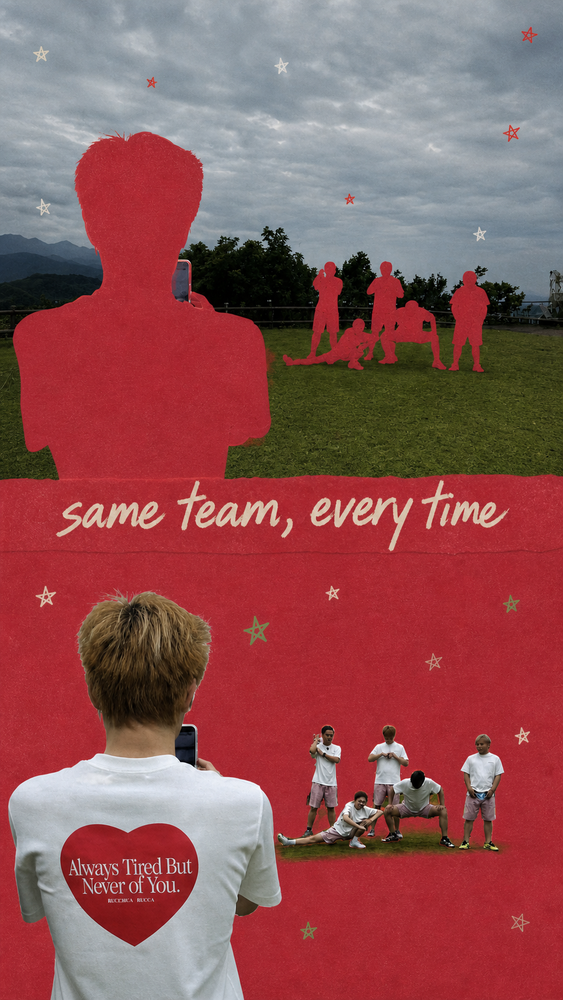
#> input picture silhouette-group-collage/assets/approved-style-examples/01-same-team-every-time.png, 563 x 1000 px, shrunk from 941 x 1672 before the run
$ python check_mask_coverage.py ../assets/approved-style-examples/01-same-team-every-time.png ../assets/approved-style-examples/02-we-ran-toward-the-sun.png
#> lines starting #> are read from the running program, lines starting #| are printed output that depends on the picture; after the words box and inside, x2 and y2 are one past the last pixel; in counts of white or black regions, pixels touching at a corner belong together
#!/usr/bin/env python3
"""Check person occupancy and opaque-mask coverage without changing either mask."""

from __future__ import annotations

import argparse
from pathlib import Path

from PIL import Image, ImageChops


def binary(path: Path, size: tuple[int, int] | None = None) -> Image.Image:
    image = Image.open(path).convert("L")
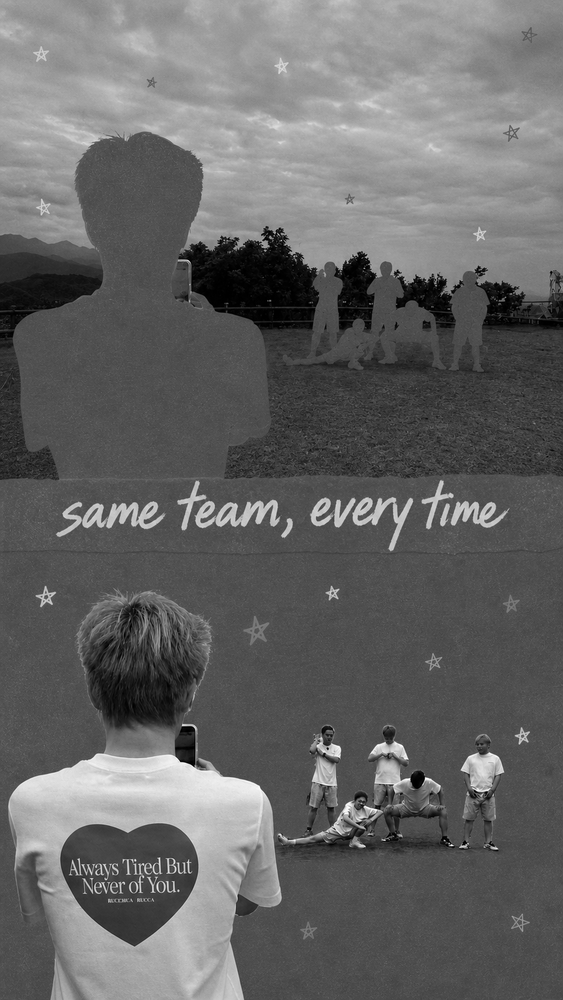
#> image: PIL image 563x1000 L; min 0, max 255, mean 101.7
    if size and image.size != size:
        raise ValueError(f"mask sizes differ: expected {size}, got {image.size} for {path}")
    return image.point(lambda value: 255 if value >= 128 else 0)
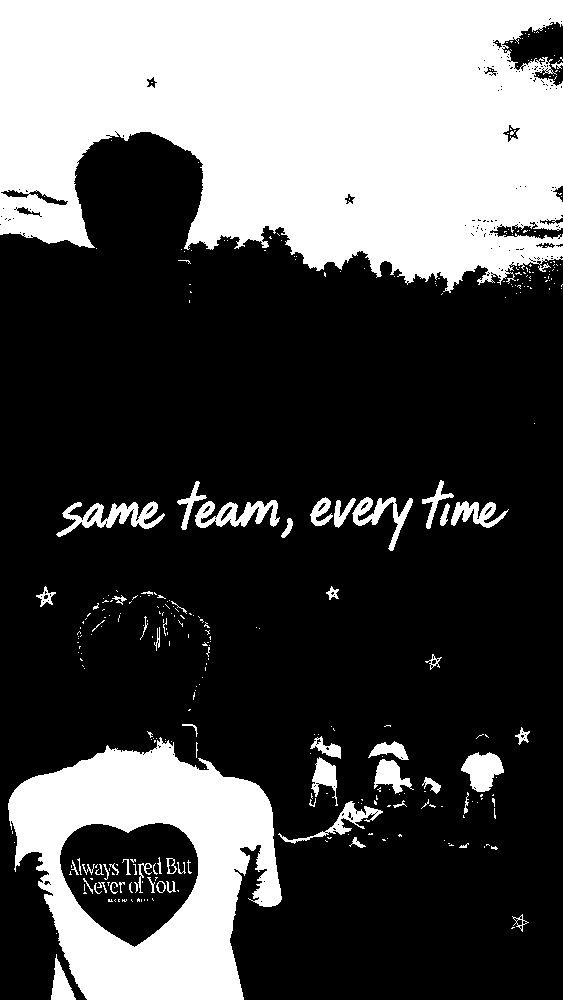
#> returned value: PIL image 563x1000 L; 31.8% white; 349 white regions (289 under 20 px), largest, box (x1, y1, x2, y2) and area: (0, 0, 563, 293) 127595, (8, 737, 282, 1000) 38079, (56, 501, 165, 537) 1496


def white_pixels(image: Image.Image) -> int:
    return image.histogram()[255]


def main() -> None:
    parser = argparse.ArgumentParser()
    parser.add_argument("person_mask", type=Path)
    parser.add_argument("colour_mask", type=Path)
    parser.add_argument("--minimum", type=float, default=0.995)
    parser.add_argument(
        "--maximum-excess",
        type=float,
        default=0.08,
        help="maximum area(C-P)/area(P); use up to 0.15 for intentional connected clusters",
    )
    args = parser.parse_args()

    person = binary(args.person_mask)
    colour = binary(args.colour_mask, person.size)
#> call 2 of binary, with size = (563, 1000)
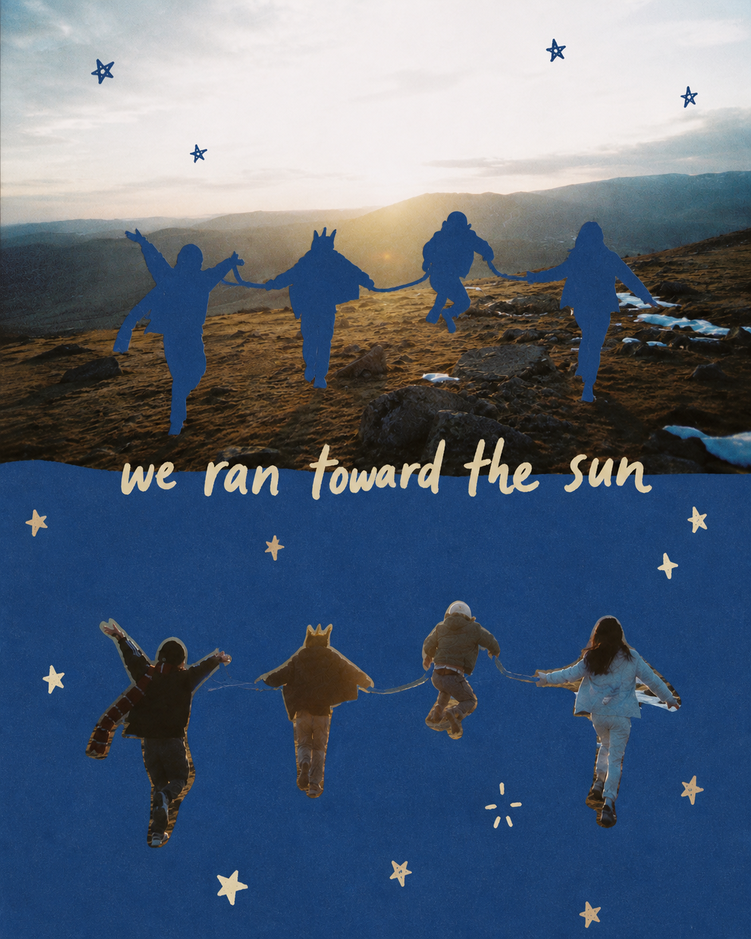
#> input picture silhouette-group-collage/assets/approved-style-examples/02-we-ran-toward-the-sun.png, 751 x 939 px, shrunk from 1122 x 1402 before the run
#> in binary (call 2), `image = Image.open(path).convert("L")`:
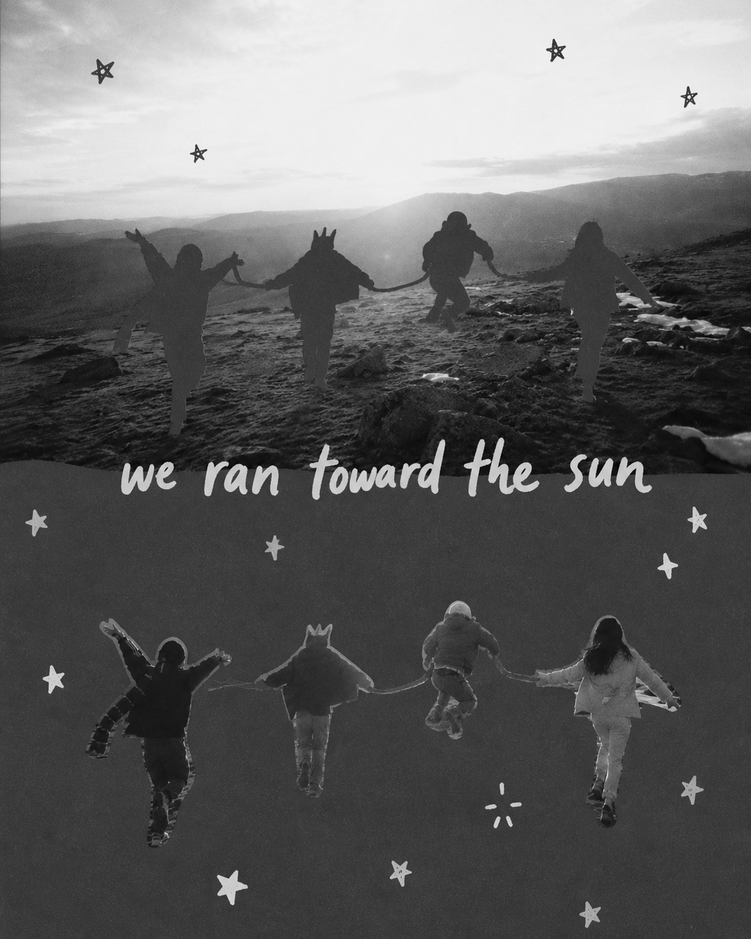
#> image: PIL image 751x939 L; min 0, max 255, mean 98.6
    person_area = white_pixels(person)
    colour_area = white_pixels(colour)
    if person_area == 0:
        raise SystemExit("FAIL: person mask is empty")

    intersection = ImageChops.darker(person, colour)
    covered = white_pixels(intersection)
    coverage = covered / person_area
    occupancy = person_area / (person.width * person.height)
    excess = (colour_area - covered) / person_area

    print(f"person_occupancy={occupancy:.4f}")
    print(f"person_coverage={coverage:.4f}")
    print(f"mask_excess={excess:.4f}")
    if coverage < args.minimum:
        raise SystemExit(f"FAIL: coverage {coverage:.4f} is below {args.minimum:.4f}")
    if excess > args.maximum_excess:
        raise SystemExit(
            f"FAIL: excess {excess:.4f} is above {args.maximum_excess:.4f}; mask is too bulky"
        )
    print("PASS: opaque mask covers the protected region and remains contour-tight")


if __name__ == "__main__":
#> (the run stopped early here; a loop or call above may not have finished)
